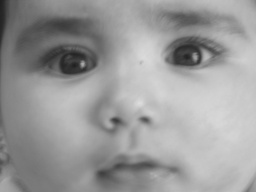
#> input picture Images/face1.jpg, 256 x 192 px, shrunk from 2272 x 1704 before the run
$ python laplacian_sharp.py
#> lines starting #> are read from the running program, lines starting #| are printed output that depends on the picture
### robert_edge_detection.py
from cv2 import cv2
import numpy as np

def spatial_operation(image, matrix, coefficient=1):
    k = len(matrix[:])
    image_edge = np.zeros(shape=(image.shape[0], image.shape[1]), dtype=np.uint8)
    for i in range(image.shape[0]):
        for j in range(image.shape[1]):
            pixel_sum = 0
            for m in range(i - k//2, i + k//2 + 1):
                for n in range(j - k//2, j + k//2 + 1):
                    if 0 <= m < image.shape[0] and 0 <= n < image.shape[1]:
                        pixel_sum += matrix[m % k][n % k] * image[m][n]
            image_edge[i][j] = round(pixel_sum / coefficient) if pixel_sum > 0 else 0
    return image_edge

# [10 lines left out: function robert_edge_detection, not called in this run]

def blur(image, k=3):
    blur_matrix = np.ones((k, k))
    return spatial_operation(image, blur_matrix, k*k)

new_5_5 = [
    [1, 2, 3, 2, 1],
    [2, 4, 6, 4, 2],
    [3, 6, 9, 6, 3],
    [2, 4, 6, 4, 2],
    [1, 2, 3, 2, 1],
]
new_7_7 = [
    [1, 2, 3, 3, 3, 2, 1],
    [2, 4, 6, 6, 6, 4, 2],
    [3, 6, 9, 9, 9, 6, 3],
    [3, 6, 9, 9, 9, 6, 3],
    [3, 6, 9, 9, 9, 6, 3],
    [1, 2, 3, 3, 3, 2, 1],
    [2, 4, 6, 6, 6, 4, 2],
]
# [20 lines that do not run on import are left out]

### laplacian_sharp.py
import numpy as np
from robert_edge_detection import spatial_operation
from cv2 import cv2

laplacian = [
    [-1, -2, -1],
    [-2, 12, -2],
    [-1, -2, -1]
]
laplacians =[
    [[0, 0, 0], [-2, 2, 0], [0, 0, 0]],
    [[-1, 0, 0], [0, 1, 0], [0, 0, 0]],
    [[0, -2, 0], [0, 2, 0], [0, 0, 0]],
    [[0, 0, -1], [0, 1, 0], [0, 0, 0]],
    [[0, 0, 0], [0, 2, -2], [0, 0, 0]],
    [[0, 0, 0], [0, 1, 0], [-1, 0, 0]],
    [[0, 0, 0], [0, 2, 0], [0, -2, 0]],
    [[0, 0, 0], [0, 1, 0], [0, 0, -1]]
]

def adaptive_laplacian(img):
    laplacian_img = np.zeros(shape=(img.shape[0], img.shape[1]), dtype=np.uint8)
    for i in range(img.shape[0]):
        for j in range(img.shape[1]):
            pixel_sum = 0
            for m in range(i - 1, i + 2):
                for n in range(j - 1, j + 2):
                    if 0 <= m < img.shape[0] and 0 <= n < img.shape[1]:
                        for l in laplacians:
                            t = l[m % 3][n % 3] * img[m][n]
                            pixel_sum += t if t < -250 else 0
            laplacian_img[i][j] = round(-pixel_sum//16) if -pixel_sum > 0 else 0
    sharped = np.zeros(shape=(img.shape[0], img.shape[1]), dtype=np.uint8)
    for i in range(img.shape[0]):
        for j in range(img.shape[1]):
            temp = int(img[i][j]) - int(laplacian_img[i][j])
            sharped[i][j] = temp if temp < 255 else img[i][j]
    return sharped

def laplacian_sharp(img):
    laplacian_img = spatial_operation(img, laplacian, 16)
    sharped = np.zeros(shape=(img.shape[0], img.shape[1]), dtype=np.uint8)
    for i in range(img.shape[0]):
        for j in range(img.shape[1]):
            temp = int(img[i][j]) + 2*int(laplacian_img[i][j])
            sharped[i][j] = temp if temp < 255 else img[i][j]
    return sharped


face1 = cv2.imread('Images/face1.jpg', 0)
#> face1 is the input picture: shape (192, 256); min 31, max 221, mean 154
face2 = cv2.imread('Images/face2.jpg', 0)
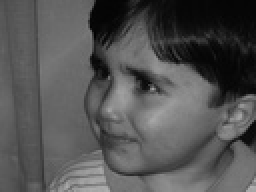
#> input picture Images/face2.jpg, 128 x 96 px, shrunk from 1136 x 852 before the run (shown 2 times larger)
#> face2 is the input picture: shape (96, 128); min 2, max 176, mean 83.3
cv2.imshow('face1_l', laplacian_sharp(face1))
#> after the loop in spatial_operation, `for i in range(image.shape[0]):`:
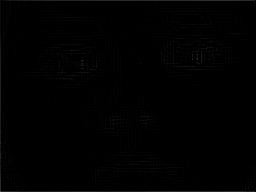
#> image_edge: shape (192, 256); min 0, max 73, mean 1.3
cv2.imshow('face2_l', laplacian_sharp(face2))
#> call 2 of spatial_operation, with coefficient = 16
#> after the loop in spatial_operation (call 2), `for i in range(image.shape[0]):`:
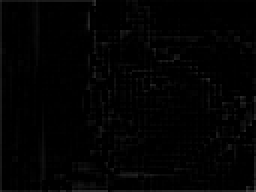
#> image_edge: shape (96, 128) (shown 2 times larger); min 0, max 73, mean 2.7
cv2.imshow('face1_al', adaptive_laplacian(face1))
#> after the loop in adaptive_laplacian, `for i in range(img.shape[0]):`:
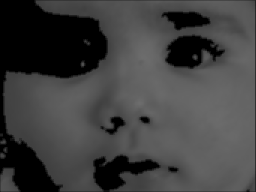
#> laplacian_img: shape (192, 256); min 0, max 109, mean 64.4
#> after the loop in adaptive_laplacian, `for i in range(img.shape[0]):`:
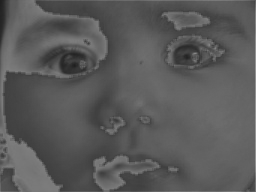
#> sharped: shape (192, 256); min 31, max 152, mean 89.6
cv2.imshow('face2_al', adaptive_laplacian(face2))
#> after the loop in adaptive_laplacian (call 2), `for i in range(img.shape[0]):`:
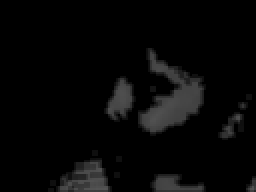
#> laplacian_img: shape (96, 128) (shown 2 times larger); min 0, max 84, mean 7.1
#> after the loop in adaptive_laplacian (call 2), `for i in range(img.shape[0]):`:
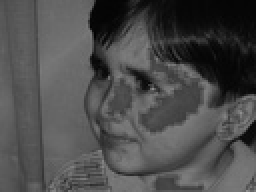
#> sharped: shape (96, 128) (shown 2 times larger); min 2, max 143, mean 76.2
cv2.waitKey(0)
